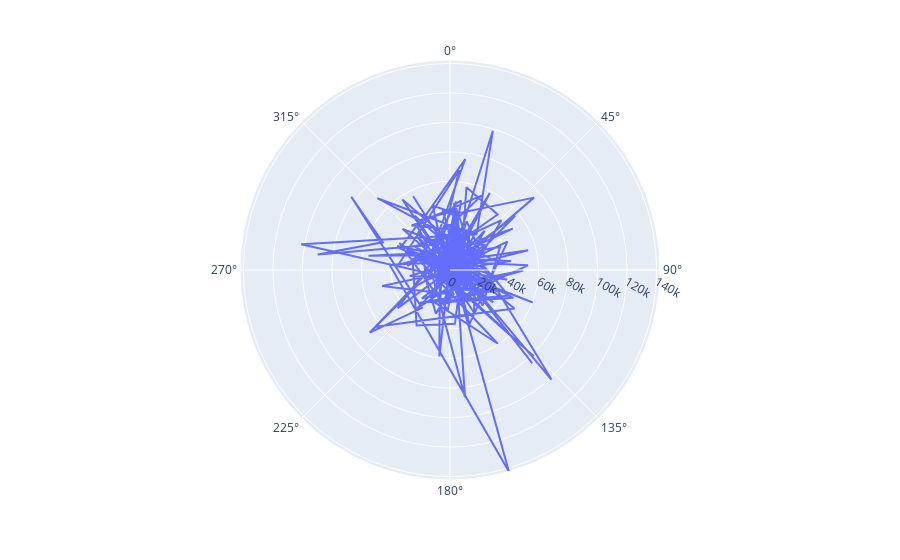

This figure's notebook cell:
### Code cell
#Income Vs Saving Sum
fig = px.line_polar(filter_main_df, r='income', theta='save_sum', line_close=True)
fig.show()

### Figure 1 — Plotly figure (JSON) as saved in the notebook; plotly's stock layout.template omitted (floating-point values rounded to 4 significant figures; data arrays with more than 128 entries replaced by an {"elided": "..."} marker saying what was removed)
{"data": [{"hovertemplate": "income=%{r}<br>save_sum=%{theta}<extra></extra>", "legendgroup": "", "line": {"color": "#636efa", "dash": "solid"}, "marker": {"symbol": "circle"}, "mode": "lines", "name": "", "r": {"elided": "298 int values"}, "showlegend": false, "subplot": "polar", "theta": {"elided": "298 float values"}, "type": "scatterpolar"}], "layout": {"autosize": true, "legend": {"tracegroupgap": 0}, "margin": {"t": 60}, "polar": {"angularaxis": {"direction": "clockwise", "rotation": 90, "type": "linear"}, "domain": {"x": [0, 1], "y": [0, 1]}, "radialaxis": {"autorange": true, "range": [0, 142274], "type": "linear"}}}}
